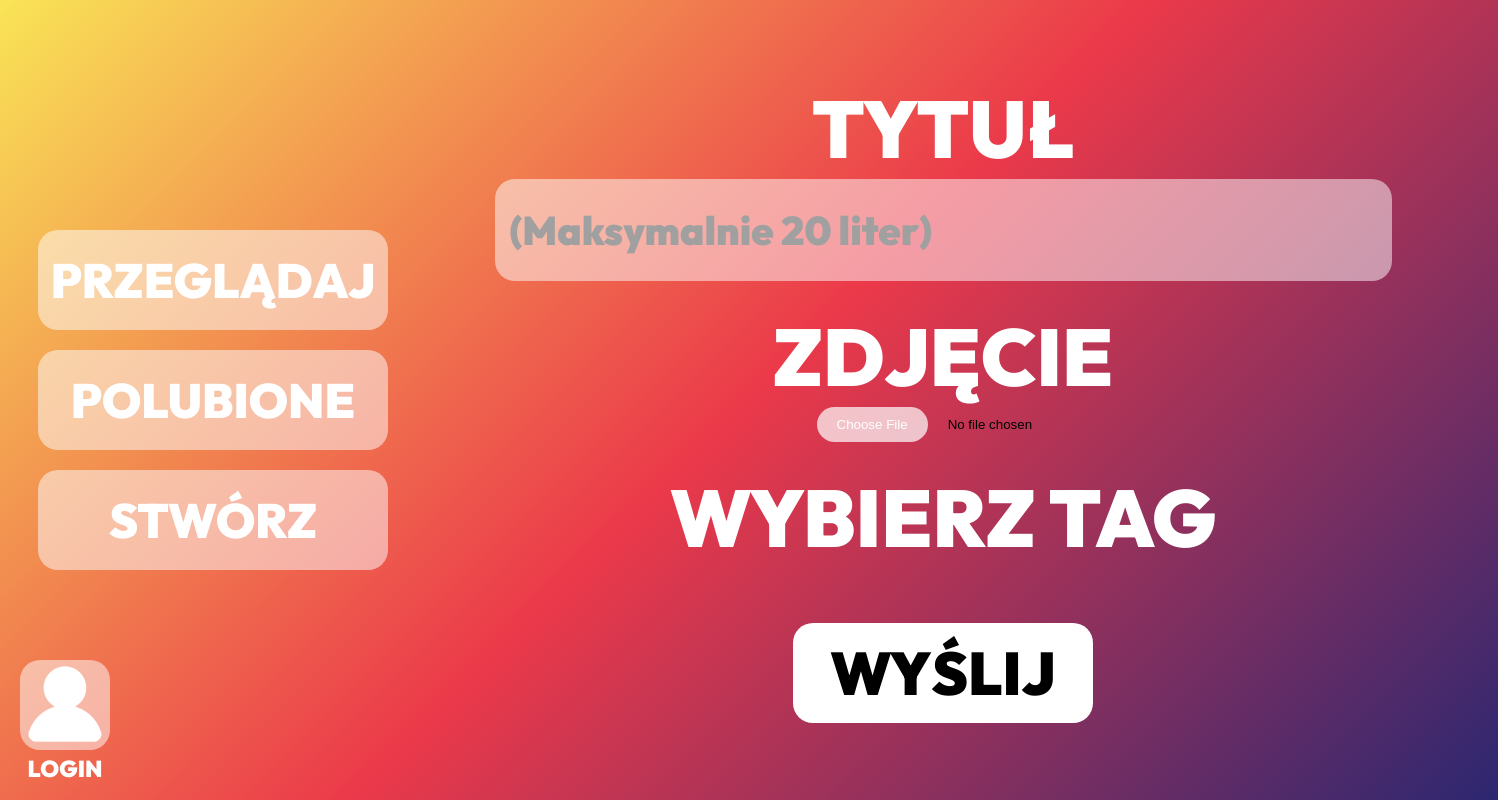
Page /addPost.php on the earlier database version.
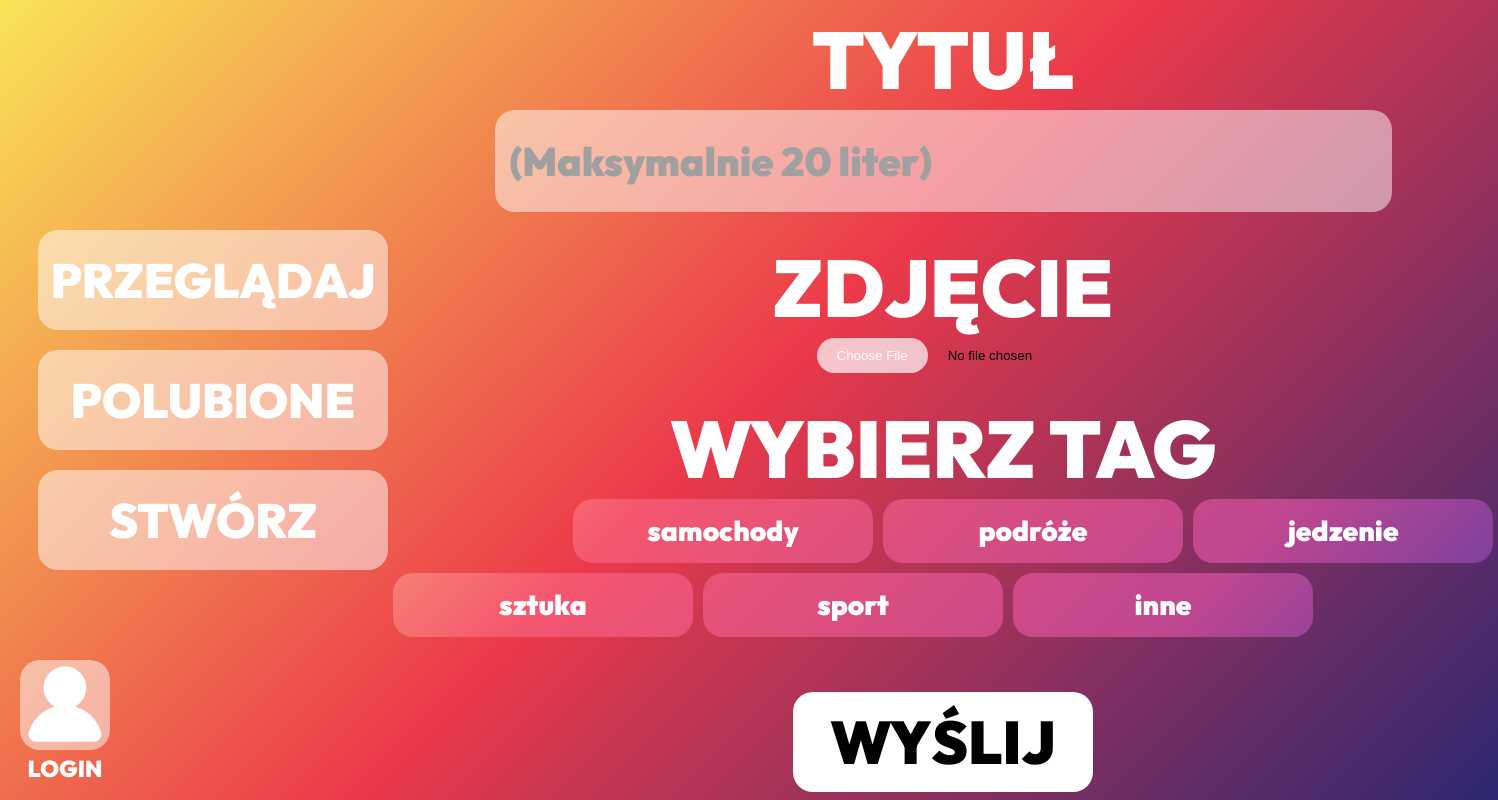
Same page on the later database version.
### tables this page shows
CREATE TABLE `tagi` (
  `id` int(11) NOT NULL,
  `nazwa` text NOT NULL
);

### addPost.php (the view, shortened to what this page needs)
<?php
$user_name = isset($_SESSION['user_name']) ? $_SESSION['user_name'] : null;
$user_id = isset($_SESSION['user_id']) ? $_SESSION['user_id'] : null;
$isLoggedIn=$user_id!=0;
$servername = "localhost";
$username = "root";
$password = "";
$dbname = "projekt";
$conn = new mysqli($servername, $username, $password, $dbname);
$tags = $conn->query("SELECT * FROM tagi");
?>
<!DOCTYPE html>
<html lang="en">
<head>
    <link rel="stylesheet" href="./style/addPost.css">
    <link rel="stylesheet" href="./style/nav.css">
</head>
<body>
    <nav>
        <section class="navButtons">
            <a class="navButton" href="./index.php">przeglądaj</a>
            <a id="liked" class="navButton" href="./liked.php">polubione</a>
            <a class="navButton" href="./addPost.php">stwórz</a>
        </section>
        <a class="loginContainer"  href="<?php if($isLoggedIn==1){echo "./user.php?id=".$user_id;}else{echo "./login.php";} ?>">
            <img id="login" src="login.svg">
            <?php if ($user_name): ?>
                <p class="loginText"><?php echo $user_name; ?></p>
            <?php else: ?>
                <p class="loginText">LOGIN</p>
            <?php endif; ?>
        </a>
    </nav>
    <main>
        <section class="inputContainer">
            <h1 class="titleText">TYTUŁ</h1>
            <input id="titleInput" class="titleInput" type="text" placeholder="(Maksymalnie 20 liter)">
        </section>
        <section class="inputContainer">
            <h1 class="titleText">ZDJĘCIE</h1>
            <input id="imageInput" class="imageInput" type="file">
        </section>
        <section class="inputContainer">
            <h1 class="titleText">WYBIERZ TAG</h1>
            <section class="tags">
            <?php
                while ($row = $tags->fetch_assoc()) {
                    echo "<p class='tagButton' id='{$row['id']}' onclick='chooseTag(this)'>{$row['nazwa']}</p>";
                }
            ?>
            </section>
        </section>
        <button id="submitButton" class="submitButton" type="button" onclick="addPost()">WYŚLIJ</button>
    </main>
</body>
</html>

### style/addPost.css (style rules this page uses)
* { user-select: none; }
html { width: 100%; height: 100%; }
body { display: flex; justify-content: start; margin:0px; width: 100%; height: 100%; background: linear-gradient(135deg, rgba(249,228,86,1) 0%, rgba(235,57,74,1) 50%, rgba(44,39,113,1) 100%); }
main { width: 100%; display: flex; flex-direction: column; justify-content: center; align-items: center; gap:25px; }
.inputContainer { display: flex; height: fit-content; width: 1100px; flex-direction: column; align-items: center; justify-content: start; }
.titleText { font-family: outfit; font-weight: 900; font-size: 80px; color: #ffffff; margin:0px; }
.titleInput { width: 80%; height: 100px; line-height: 100px; border-radius: 20px; background-color: rgba(255, 255, 255, 0.5); font-family: outfit; font-size: 40px; font-weight: 900; text-decoration: none; color:rgb(255, 255, 255); border: none; padding-left: 15px; transition: 250ms; }
.titleInput::placeholder { color:rgb(160, 160, 160); }
.tags { display: flex; flex-wrap: wrap; gap: 10px; width: 100%; }
.tagButton:nth-child(1) { margin-left: auto; }
.tagButton { border-radius: 20px; margin:0px; position: relative; width: 300px; height: 64px; font-size: 28px; line-height: 64px; text-align: center; font-weight: 900; font-family: outfit; color:white; cursor: pointer; transition: 250ms; }
.tagButton::before { width: 300px; border-radius: 20px; transition: 250ms; background-color: rgba(255, 255, 255, 0.5); mix-blend-mode: overlay; content: ""; position: absolute; inset: 0; z-index: -1; }
.submitButton { margin-top: 30px; cursor: pointer; height: 100px; width: 300px; justify-self: center; align-self: center; font-family: outfit; font-weight: 900; font-size: 60px; border-radius: 20px; border:none; background-color: white; color:black; transition: 250ms; }

### style/nav.css (style rules this page uses)
nav { margin-left: 38px; height: 100%; display: flex; flex-direction: column; align-items: center; justify-content: center; }
.navButtons { height: 50%; display: flex; flex-direction: column; align-items: center; justify-content: center; gap: 5%; }
.navButton { width: 350px; height: 100px; line-height: 100px; border-radius: 20px; background-color: rgba(255, 255, 255, 0.5); vertical-align: middle; font-family: outfit; font-size: 48px; font-weight: 900; text-decoration: none; color:rgb(255, 255, 255); text-transform: uppercase; text-align: center; transition: 250ms; }
.loginContainer { display: flex; flex-direction: column; align-items: center; position: absolute; bottom: 20px; left: 20px; cursor: pointer; text-decoration: none; }
#login { width: 90px; height:90px; background-color: rgba(255, 255, 255, 0.5); border-radius: 20px; transition: 250ms; }
.loginText { margin:0px; margin-top: 7px; color:white; font-family: outfit; font-weight: 900; font-size: 23px; text-align: center; line-height: 23px; }

Differences in the rows shown:
added tagi: nazwa "samochody"
added tagi: nazwa "podróże"
added tagi: nazwa "jedzenie"
added tagi: nazwa "sztuka"
added tagi: nazwa "sport"
added tagi: nazwa "inne"
